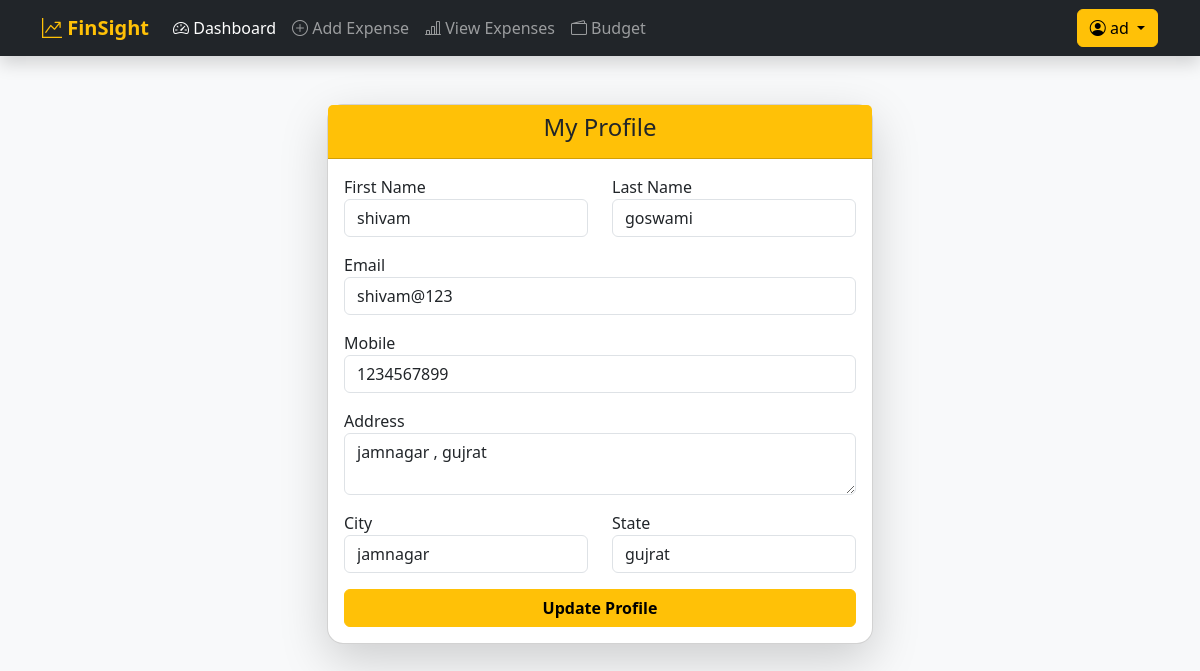
The page /webb/profile/ (signed in) on the database its author committed.
### web/models.py (models this page shows, shortened)
class user(models.Model):
    fname = models.CharField(max_length=30)
    lname = models.CharField(max_length=30)
    email = models.CharField(max_length=50)
    mobile = models.CharField(max_length=10)
    password = models.CharField(max_length=16)
    address = models.TextField(max_length=100)
    city = models.CharField(max_length=100)
    state = models.CharField(max_length=100)

### web/views.py (the view, shortened to what this page needs)
# urls.py: path('profile/', profile, name='profile'),
def profile(request):
    uid = request.session.get('user_id')
    if not uid:
        return redirect('login')
    usr = user.objects.get(id=uid)
    return render(request, 'profile.html', {'user': usr})

### web/templates/profile.html (shortened to what this page needs)
<!DOCTYPE html>
<html>
<head>
    <link href="https://cdn.jsdelivr.net/npm/bootstrap@5.3.2/dist/css/bootstrap.min.css" rel="stylesheet">
</head>
<body class="bg-light">
{% include "navbar.html" %}
<div class="container mt-5">
    <div class="row justify-content-center">
        <div class="col-md-6">
            <div class="card shadow-lg rounded-4">
                <div class="card-header bg-warning text-dark text-center">
                    <h4>My Profile</h4>
                </div>
                <div class="card-body">
                    <form method="POST">
                        <div class="row">
                            <div class="col-md-6 mb-3">
                                <label>First Name</label>
                                <input type="text" name="txtfname" class="form-control"
                                       value="{{ user.fname }}" required>
                            </div>
                            <div class="col-md-6 mb-3">
                                <label>Last Name</label>
                                <input type="text" name="txtlname" class="form-control"
                                       value="{{ user.lname }}" required>
                            </div>
                        </div>
                        <div class="mb-3">
                            <label>Email</label>
                            <input type="email" name="txtemail" class="form-control"
                                   value="{{ user.email }}" required>
                        </div>
                        <div class="mb-3">
                            <label>Mobile</label>
                            <input type="text" name="txtmobile" class="form-control"
                                   value="{{ user.mobile }}" required>
                        </div>
                        <div class="mb-3">
                            <label>Address</label>
                            <textarea name="txtaddress" class="form-control"
                                      rows="2">{{ user.address }}</textarea>
                        </div>
                        <div class="row">
                            <div class="col-md-6 mb-3">
                                <label>City</label>
                                <input type="text" name="txtcity" class="form-control"
                                       value="{{ user.city }}">
                            </div>
                            <div class="col-md-6 mb-3">
                                <label>State</label>
                                <input type="text" name="txtstate" class="form-control"
                                       value="{{ user.state }}">
                            </div>
                        </div>
                        <div class="d-grid">
                            <button type="submit" class="btn btn-warning fw-semibold">
                                Update Profile
                            </button>
                        </div>
                    </form>
                </div>
            </div>
        </div>
    </div>
</div>
</body>
</html>

### web/templates/navbar.html (shortened to what this page needs)
<link href="https://cdn.jsdelivr.net/npm/bootstrap@5.3.2/dist/css/bootstrap.min.css" rel="stylesheet">
<link rel="stylesheet" href="https://cdn.jsdelivr.net/npm/bootstrap-icons@1.11.3/font/bootstrap-icons.css">
<nav class="navbar navbar-expand-lg navbar-dark bg-dark shadow">
  <div class="container">
    <a class="navbar-brand fw-bold text-warning" href="{% url 'home' %}">
        <i class="bi bi-graph-up-arrow"></i> FinSight
    </a>
    <div class="collapse navbar-collapse" id="navbarContent">
      <ul class="navbar-nav me-auto mb-2 mb-lg-0">
        <li class="nav-item">
          <a class="nav-link active" href="{% url 'home' %}">
            <i class="bi bi-speedometer2"></i> Dashboard
          </a>
        </li>
        <li class="nav-item">
          <a class="nav-link" href="{% url 'expadd' %}">
            <i class="bi bi-plus-circle"></i> Add Expense
          </a>
        </li>
        <li class="nav-item">
          <a class="nav-link" href="{% url 'expense_list' %}">
            <i class="bi bi-bar-chart-line"></i> View Expenses
          </a>
        </li>
        <li class="nav-item">
          <a class="nav-link" href="{% url 'budget' %}">
            <i class="bi bi-wallet2"></i> Budget
          </a>
        </li>
      </ul>
      <div class="dropdown">
        <button class="btn btn-warning dropdown-toggle" type="button" data-bs-toggle="dropdown">
          <i class="bi bi-person-circle"></i> {{ request.user.username }}
        </button>
      </div>
    </div>
  </div>
</nav>

### rows shown on the page
user: txtfname "shivam", txtlname "goswami", txtemail "shivam@123", txtmobile "1234567899", txtaddress "jamnagar , gujrat", txtcity "jamnagar", txtstate "gujrat"

### other values the page prints
{{ request.user.username }} "ad"
